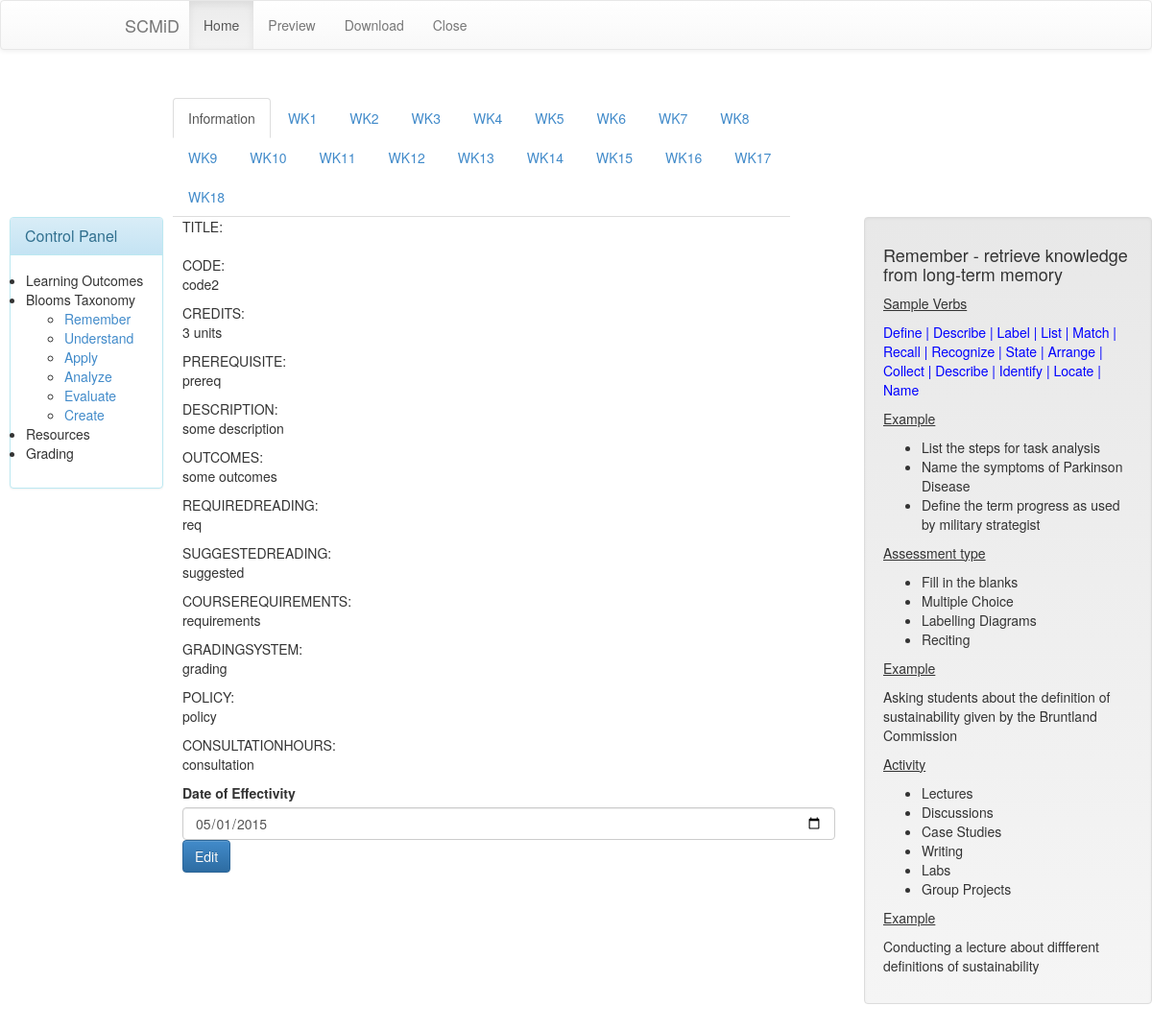
Page /scimd.php?id=5 on the committed database.
### tables this page shows
CREATE TABLE IF NOT EXISTS `sc` (
  `id` int(11) NOT NULL,
  `time` timestamp NOT NULL DEFAULT CURRENT_TIMESTAMP,
  `code` varchar(100) NOT NULL,
  `credits` varchar(100) NOT NULL,
  `prerequisite` varchar(100) NOT NULL,
  `description` varchar(5000) NOT NULL,
  `outcomes` varchar(5000) NOT NULL,
  `requiredreading` varchar(1000) NOT NULL,
  `suggestedreading` varchar(1000) NOT NULL,
  `courserequirements` varchar(3000) NOT NULL,
  `gradingsystem` varchar(5000) NOT NULL,
  `policy` varchar(5000) NOT NULL,
  `consultationhours` varchar(50) NOT NULL,
  `dateofeffectivity` date NOT NULL,
  `code1` varchar(100) NOT NULL,
  `title` varchar(1000) NOT NULL
);

### scimd.php (the view, shortened to what this page needs)
  <?php
$servername = "localhost";
$username = "root";
$password = "";
$dbname = 'sc';
$conn = mysqli_connect($servername, $username, $password,$dbname);
$id = $_GET['id'];
$sql = "SELECT * FROM sc WHERE id='$id'";
$result = mysqli_query($conn,$sql);
  ?>
  <!DOCTYPE html5>
  <html lang="en" debug="false">
  <head>
  <link href="css/bootstrap.min.css" rel="stylesheet">
    <link href="css/bootstrap-theme.min.css" rel="stylesheet">
    <link href="scmid.css" rel="stylesheet">
</head>
<body>
<nav class="navbar navbar-default">
        <div class="container">
          <div class="navbar-header">
            <a class="navbar-brand" href="#">SCMiD</a>
          </div>
          <div class="navbar-collapse collapse">
            <ul class="nav navbar-nav">
              <li class="active"><a href="#">Home</a></li>
              <li><a href="tabletopdf.php?id=<?php echo $id;?>">Preview</a></li>
              <li><a href="tabletopdf1.php?id=<?php echo $id;?>">Download</a></li>
               <li><a href="scimdsplash.php">Close</a></li>
            </ul>
          </div>
        </div>
      </nav>
  <div>
     <ul class="nav nav-tabs content-tabs" role="tablist" >
        <li role="presentation" class="active" ><a href="#information" data-toggle="tab">Information</a></li>
        <?php $wk = array("wk1","wk2","wk3","wk4","wk5","wk6","wk7","wk8","wk9","wk10","wk11","wk12","wk13","wk14","wk15","wk16","wk17","wk18");
        $count = count($wk);
          for($ctr=0;$ctr<$count;$ctr++){
        ?>
        <li role="presentation"><a href="#<?php echo $wk[$ctr];?>" data-toggle="tab">
          <?php echo strtoupper($wk[$ctr]);?></a></li>
          <?php } ?>
         </ul>
<div class="col-md-2 pull-left" style="width:180px">
        <div class="panel panel-info">
            <div class="panel-heading">
              <h3 class="panel-title">Control Panel</h3>
            </div>
          <div class="panel-body">
            <ul style="padding:1px;">
              <li data-toggle="tab" role="presentation">Learning Outcomes</li>
              <li>Blooms Taxonomy</li>
            <ul >
              <li class="active">  <a href="#remember"  data-toggle="tab">Remember</a></li>
             <li><a href="#understand"  data-toggle="tab">Understand</a></li>
              <li><a href="#apply"  data-toggle="tab">Apply</a></li>
              <li><a href="#analyze"  data-toggle="tab">Analyze</a></li>
              <li><a href="#evaluate"  data-toggle="tab">Evaluate</a></li>
              <li><a href="#create"  data-toggle="tab">Create</a></li>
            </ul>
              <li>Resources</li>
              <li>Grading</li>
            </ul>
          </div>
        </div>
</div>
<div class="col-md-3 main-content pull-right">
<div class="tab-content">
<div class="well well-align tab-pane fade in active"  id="remember" >
  <h4>Remember - retrieve knowledge from long-term memory</h4>
    <p><u>Sample Verbs</u></p>
        <p><span style="color:#00f">Define | Describe | Label | List | Match | Recall | Recognize | State | Arrange | Collect | Describe | Identify | Locate | Name
</span></p>
    <p><u>Example</u></p>
      <ul>
        <li>List the steps for task analysis</li>
        <li>Name the symptoms of Parkinson Disease</li>
        <li>Define the term progress as used by military strategist</li>
      </ul>
      <p><u>Assessment type</u></p>
      <ul>
        <li>Fill in the blanks</li>
        <li>Multiple Choice</li>
        <li>Labelling Diagrams</li>
        <li>Reciting</li>
      </ul>
      <p><u>Example</u></p>
      <p>Asking students about the definition of sustainability given by the Bruntland Commission</p>
      <p><u>Activity</u></p>
      <ul>
        <li>Lectures</li>
        <li>Discussions</li>
        <li>Case Studies</li>
        <li>Writing</li>
        <li>Labs</li>
        <li>Group Projects</li>
      </ul>
         <p><u>Example</u></p>
      <p>Conducting a lecture about diffferent definitions of sustainability</p>
      </div>
  </div>
</div>
<div class="col-md-7" >
  <div class="tab-content">
 <div id="information" class="main-tab  tab-pane fade in active">
      <?php
          $fields = array("title","code","credits","prerequisite","description","outcomes","requiredreading","suggestedreading","courserequirements","gradingsystem","policy","consultationhours");
          $countfields = count($fields);
          if(mysqli_num_rows($result)>0){
            $row=mysqli_fetch_assoc($result);
            for($ctr=0; $ctr<$countfields;$ctr++){
               $value = $fields[$ctr];
                echo strtoupper($value).":";
              ?>
          <div id='<?php echo "editor".$fields[$ctr];?>' contenteditable="true"
          class="editableHtml cke_editable cke_editable_inline cke_contents_ltr cke_show_borders"
          tabindex="0" spellcheck="false" role="textbox"
          aria-label="Rich Text Editor, editor3" title="Rich Text Editor,editor3"
          aria-describedby="cke_94" style="position: relative;"><?php echo $row[$value];?></div>
        <?php } ?>
        <form name="informationfrm" id="informationfrm" method="POST" action="editsyllabus.php">
        <label for="dateInput">Date of Effectivity</label>
        <input type="date" id="dateInput" class="form-control" name="dateofeffectivity" value="<?php echo $row['dateofeffectivity'];?>" required>
        <button value="save" class="btn btn-primary" onclick="edit()">Edit</button>
      </form>
      <?php } ?>
</div>
</div>
</div>
          </body>
            </html>

### scmid.css (style rules this page uses)
.well-align { margin-left:0px; margin-right:0px; margin-top:0px; margin-bottom:30px; }
.content-tabs { margin-left: 180px; margin-right:377px; margin-top:50px; }
.main-content { padding:0px; }
.main-tab { margin-left:0px; }

### rows in the picture
sc: code "code2", credits "3 units", prerequisite "prereq", description "some description", outcomes "some outcomes", requiredreading "req", suggestedreading "suggested", courserequirements "requirements", gradingsystem "grading", policy "policy", consultationhours "consultation", dateofeffectivity "05/01/2015"

### other values in the picture
$wk[$ctr] "WK1"
$wk[$ctr] "WK2"
$wk[$ctr] "WK3"
$wk[$ctr] "WK4"
$wk[$ctr] "WK5"
$wk[$ctr] "WK6"
$wk[$ctr] "WK7"
$wk[$ctr] "WK8"
$wk[$ctr] "WK9"
$wk[$ctr] "WK10"
$wk[$ctr] "WK11"
$wk[$ctr] "WK12"
$wk[$ctr] "WK13"
$wk[$ctr] "WK14"
$wk[$ctr] "WK15"
